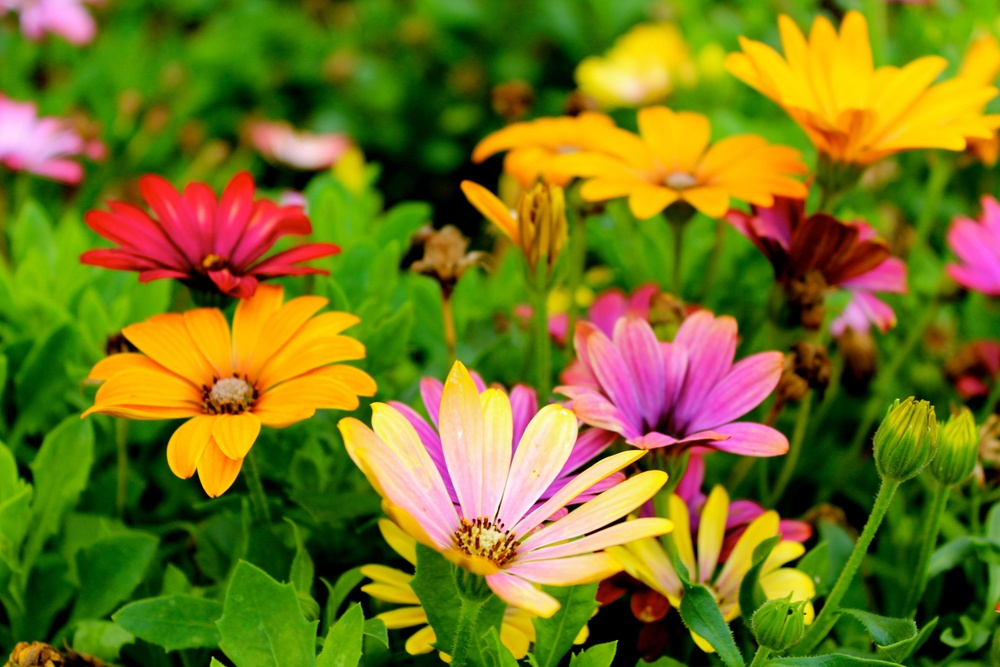
#> input picture dataset/flower.jpg, 1000 x 667 px, shrunk from 5184 x 3456 before the run, found by its file name; the run also reads 1 picture not shown here
$ python lesson8_complete_feature_detection_pipeline.py
#> lines starting #> are read from the running program, lines starting #| are printed output that depends on the picture
"""
==========================================
Module 7 - Feature Detection
Lesson 8 - Complete Feature Detection Pipeline
==========================================
"""

import cv2

# -----------------------------------------
# Load Images
# -----------------------------------------

image1 = cv2.imread("dataset/flower.jpg")
#> image1 is the input picture: shape (667, 1000, 3); mean B, G, R 27.5, 117.1, 117
image2 = cv2.imread("dataset/flower2.jpg")

# -----------------------------------------
# Convert Images to Grayscale
# -----------------------------------------

gray1 = cv2.cvtColor(image1, cv2.COLOR_BGR2GRAY)
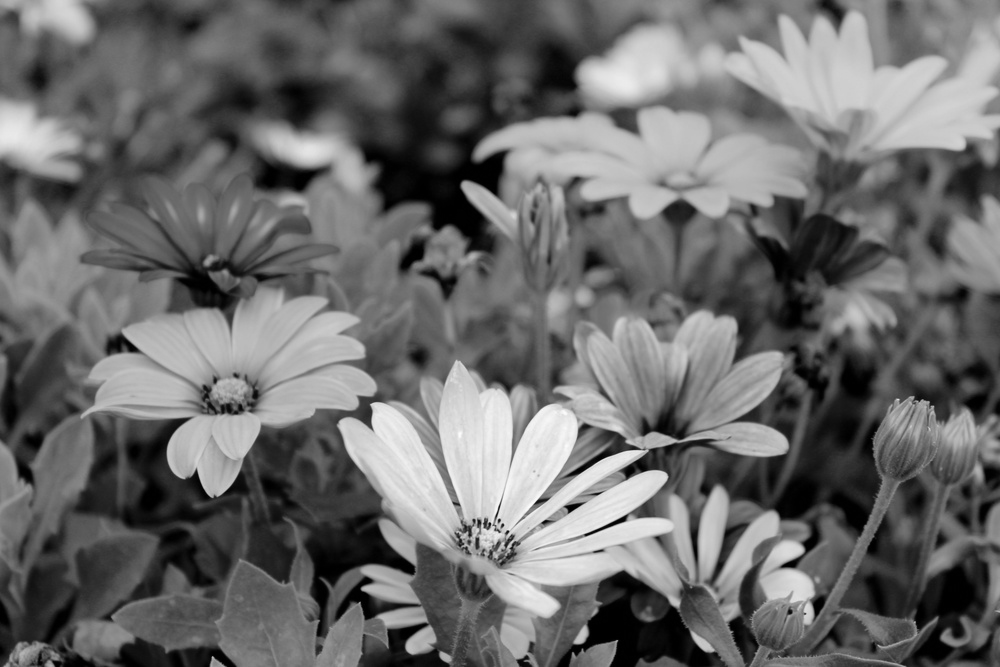
#> gray1: shape (667, 1000); min 0, max 252, mean 106.9
gray2 = cv2.cvtColor(image2, cv2.COLOR_BGR2GRAY)

# -----------------------------------------
# Create ORB Detector
# -----------------------------------------

orb = cv2.ORB_create()

# -----------------------------------------
# Detect Keypoints and Compute Descriptors
# -----------------------------------------

keypoints1, descriptors1 = orb.detectAndCompute(gray1, None)
#> keypoints1 = 500 keypoints; strongest (x, y, size): (499, 520, 31), (487, 525, 31), (498, 517, 31), (508, 531, 31)
keypoints2, descriptors2 = orb.detectAndCompute(gray2, None)
#> keypoints2 has the same summary as keypoints1

# -----------------------------------------
# Create Brute Force Matcher
# -----------------------------------------

bf = cv2.BFMatcher(cv2.NORM_HAMMING, crossCheck=True)

# -----------------------------------------
# Match Features
# -----------------------------------------

matches = bf.match(descriptors1, descriptors2)
#> matches = 500 matches

# -----------------------------------------
# Sort Matches
# -----------------------------------------

matches = sorted(matches, key=lambda x: x.distance)

# -----------------------------------------
# Recognition Decision
# -----------------------------------------

if len(matches) > 50:
    result = "Same Object Detected"
else:
    result = "Different Objects"

# -----------------------------------------
# Draw Matches
# -----------------------------------------

output = cv2.drawMatches(
    image1,
    keypoints1,
    image2,
    keypoints2,
    matches[:30],
    None,
    flags=2
)
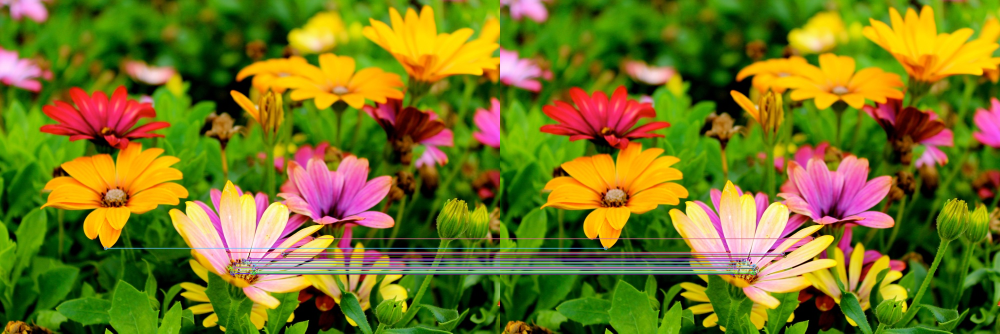
#> output: shape (667, 2000, 3) (shown at 1/2 size); mean B, G, R 30.2, 117.5, 117.7

# -----------------------------------------
# Display Results
# -----------------------------------------

cv2.imshow("Feature Detection Pipeline", output)

print("=" * 45)
print("Feature Detection Pipeline")
print("=" * 45)

print("Image 1 Keypoints :", len(keypoints1))
#| Image 1 Keypoints : 500
print("Image 2 Keypoints :", len(keypoints2))
#| Image 2 Keypoints : 500
print("Total Matches     :", len(matches))
#| Total Matches     : 500
print("Recognition Result:", result)

cv2.waitKey(0)
cv2.destroyAllWindows()

print("\nModule 7 - Lesson 8 Completed Successfully!")
